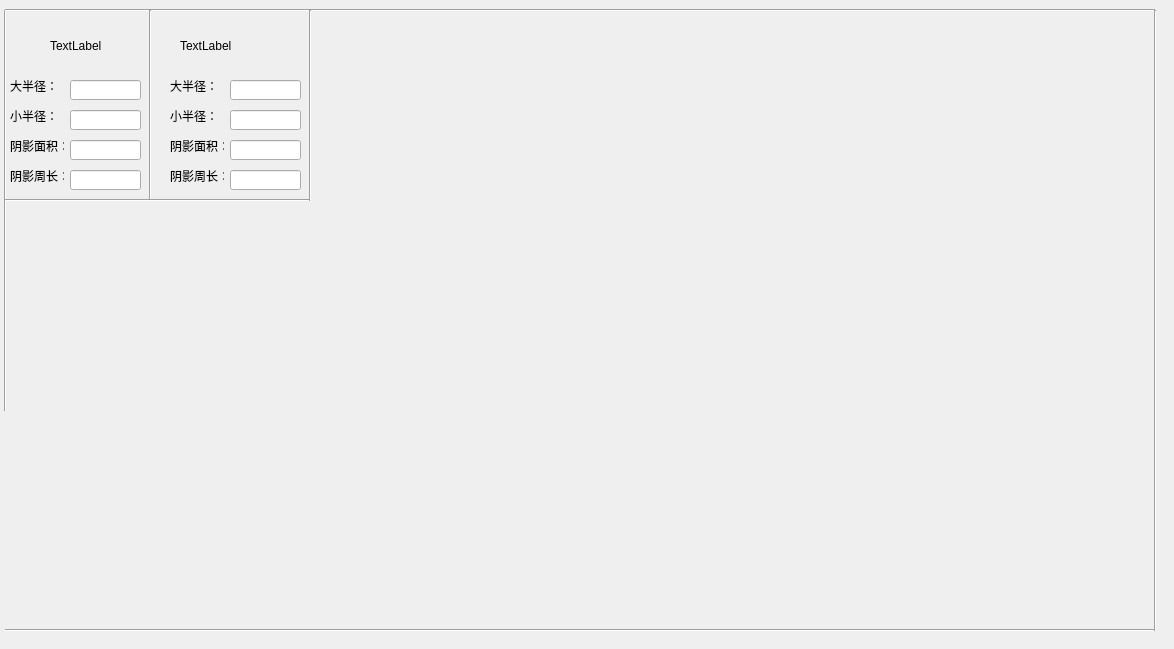
   <widget class="QWidget" name="page_circle">
    <widget class="QLabel" name="circle_image_1">
     <property name="geometry">
      <rect>
       <x>50</x>
       <y>20</y>
       <width>54</width>
       <height>51</height>
      </rect>
     </property>
     <property name="text">
      <string>TextLabel</string>
     </property>
    </widget>
    <widget class="QLabel" name="circle_image_2">
     <property name="geometry">
      <rect>
       <x>180</x>
       <y>20</y>
       <width>61</width>
       <height>51</height>
      </rect>
     </property>
     <property name="text">
      <string>TextLabel</string>
     </property>
    </widget>
    <widget class="QLabel" name="label_18">
     <property name="geometry">
      <rect>
       <x>10</x>
       <y>80</y>
       <width>54</width>
       <height>12</height>
      </rect>
     </property>
     <property name="text">
      <string>大半径：</string>
     </property>
    </widget>
    <widget class="QLineEdit" name="circle_lineE_1">
     <property name="geometry">
      <rect>
       <x>70</x>
       <y>80</y>
       <width>71</width>
       <height>20</height>
      </rect>
     </property>
    </widget>
    <widget class="QLabel" name="label_19">
     <property name="geometry">
      <rect>
       <x>10</x>
       <y>110</y>
       <width>54</width>
       <height>12</height>
      </rect>
     </property>
     <property name="text">
      <string>小半径：</string>
     </property>
    </widget>
    <widget class="QLineEdit" name="circle_lineE_2">
     <property name="geometry">
      <rect>
       <x>70</x>
       <y>110</y>
       <width>71</width>
       <height>20</height>
      </rect>
     </property>
    </widget>
    <widget class="QLabel" name="label_20">
     <property name="geometry">
      <rect>
       <x>10</x>
       <y>140</y>
       <width>54</width>
       <height>12</height>
      </rect>
     </property>
     <property name="text">
      <string>阴影面积：</string>
     </property>
    </widget>
    <widget class="QLineEdit" name="circle_lineE_3">
     <property name="geometry">
      <rect>
       <x>70</x>
       <y>140</y>
       <width>71</width>
       <height>20</height>
      </rect>
     </property>
    </widget>
    <widget class="QLineEdit" name="circle_lineE_4">
     <property name="geometry">
      <rect>
       <x>70</x>
       <y>170</y>
       <width>71</width>
       <height>20</height>
      </rect>
     </property>
    </widget>
    <widget class="QLabel" name="label_21">
     <property name="geometry">
      <rect>
       <x>10</x>
       <y>170</y>
       <width>54</width>
       <height>12</height>
      </rect>
     </property>
     <property name="text">
      <string>阴影周长：</string>
     </property>
    </widget>
    <widget class="QLabel" name="label_22">
     <property name="geometry">
      <rect>
       <x>170</x>
       <y>110</y>
       <width>54</width>
       <height>12</height>
      </rect>
     </property>
     <property name="text">
      <string>小半径：</string>
     </property>
    </widget>
    <widget class="QLineEdit" name="circle_lineE_5">
     <property name="geometry">
      <rect>
       <x>230</x>
       <y>80</y>
       <width>71</width>
       <height>20</height>
      </rect>
     </property>
    </widget>
    <widget class="QLabel" name="label_23">
     <property name="geometry">
      <rect>
       <x>170</x>
       <y>80</y>
       <width>54</width>
       <height>12</height>
      </rect>
     </property>
     <property name="text">
      <string>大半径：</string>
     </property>
    </widget>
    <widget class="QLineEdit" name="circle_lineE_6">
     <property name="geometry">
      <rect>
       <x>230</x>
       <y>110</y>
       <width>71</width>
       <height>20</height>
      </rect>
     </property>
    </widget>
    <widget class="QLabel" name="label_24">
     <property name="geometry">
      <rect>
       <x>170</x>
       <y>140</y>
       <width>54</width>
       <height>12</height>
      </rect>
     </property>
     <property name="text">
      <string>阴影面积：</string>
     </property>
    </widget>
    <widget class="QLabel" name="label_25">
     <property name="geometry">
      <rect>
       <x>170</x>
       <y>170</y>
       <width>54</width>
       <height>12</height>
      </rect>
     </property>
     <property name="text">
      <string>阴影周长：</string>
     </property>
    </widget>
    <widget class="QLineEdit" name="circle_lineE_7">
     <property name="geometry">
      <rect>
       <x>230</x>
       <y>140</y>
       <width>71</width>
       <height>20</height>
      </rect>
     </property>
    </widget>
    <widget class="QLineEdit" name="circle_lineE_8">
     <property name="geometry">
      <rect>
       <x>230</x>
       <y>170</y>
       <width>71</width>
       <height>20</height>
      </rect>
     </property>
    </widget>
    <widget class="Line" name="line_5">
     <property name="geometry">
      <rect>
       <x>-45</x>
       <y>10</y>
       <width>100</width>
       <height>401</height>
      </rect>
     </property>
     <property name="orientation">
      <enum>Qt::Vertical</enum>
     </property>
    </widget>
    <widget class="Line" name="line_6">
     <property name="geometry">
      <rect>
       <x>1145</x>
       <y>10</y>
       <width>20</width>
       <height>621</height>
      </rect>
     </property>
     <property name="orientation">
      <enum>Qt::Vertical</enum>
     </property>
    </widget>
    <widget class="Line" name="line_7">
     <property name="geometry">
      <rect>
       <x>5</x>
       <y>0</y>
       <width>1150</width>
       <height>20</height>
      </rect>
     </property>
     <property name="orientation">
      <enum>Qt::Horizontal</enum>
     </property>
    </widget>
    <widget class="Line" name="line_8">
     <property name="geometry">
      <rect>
       <x>5</x>
       <y>620</y>
       <width>1150</width>
       <height>20</height>
      </rect>
     </property>
     <property name="orientation">
      <enum>Qt::Horizontal</enum>
     </property>
    </widget>
    <widget class="Line" name="line_9">
     <property name="geometry">
      <rect>
       <x>140</x>
       <y>10</y>
       <width>20</width>
       <height>191</height>
      </rect>
     </property>
     <property name="orientation">
      <enum>Qt::Vertical</enum>
     </property>
    </widget>
    <widget class="Line" name="line_10">
     <property name="geometry">
      <rect>
       <x>5</x>
       <y>190</y>
       <width>305</width>
       <height>20</height>
      </rect>
     </property>
     <property name="orientation">
      <enum>Qt::Horizontal</enum>
     </property>
    </widget>
    <widget class="Line" name="line_11">
     <property name="geometry">
      <rect>
       <x>300</x>
       <y>10</y>
       <width>20</width>
       <height>191</height>
      </rect>
     </property>
     <property name="orientation">
      <enum>Qt::Vertical</enum>
     </property>
    </widget>
   </widget>
